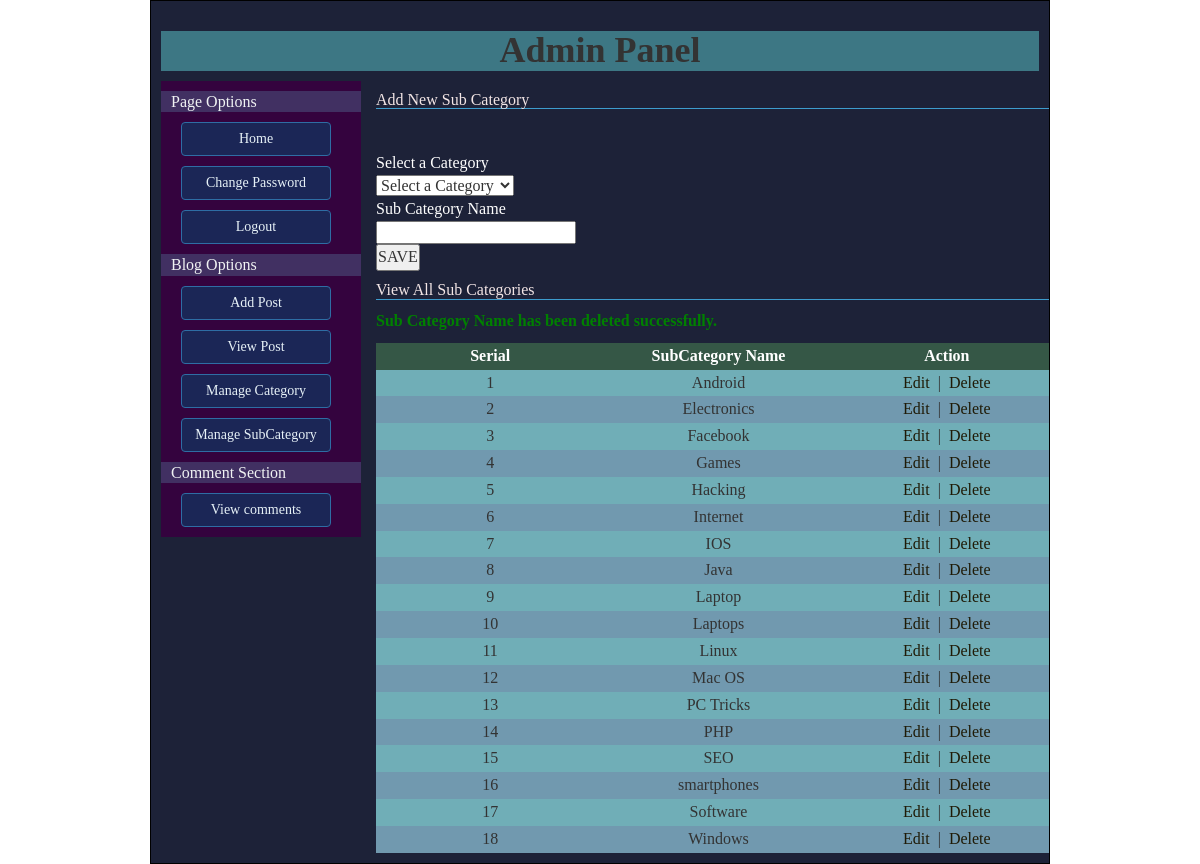
Page /admin/manage-subcategory.php?id=5 (signed in) on the committed database.
### tables this page shows
CREATE TABLE `sub_category` (
  `id` int(11) NOT NULL,
  `sub_cat_name` varchar(255) NOT NULL,
  `cat_id` int(11) NOT NULL
);

### admin/manage-subcategory.php (the view, shortened to what this page needs)
<?php
if (isset($_REQUEST['id'])) {
    $success_message2 = "Sub Category Name has been deleted successfully.";
}
?>
<?php include("header.php"); ?>
<h2>Add New Sub Category</h2>
<p>&nbsp;</p>
<form action="" method="post">
    <table class="tbl1">
        <tr><td style="color: #ffffff">Select a Category</td></tr>
        <tr>
            <td>
                <select name="cat_id">
                    <option value="">Select a Category</option>
                </select>
            </td>
        </tr>
        <tr>
            <td style="color: #ffffff">Sub Category Name</td>
        </tr>
        <tr>
            <td><input class="short" type="text" name="sub_cat_name"></td>
        </tr>
        <tr>
            <td><input type="submit" value="SAVE" name="form1"></td>
        </tr>
    </table>
</form>
<h2>View  All Sub Categories</h2>
<?php
if (isset($success_message2)) {
    echo "<div class='success'>" . $success_message2 . "</div>";
}
?>
<table class="tbl2" width="100%">
    <tr>
        <th width="20%" style="text-align: center">Serial</th>
        <th width="20%" style="text-align: center">SubCategory Name</th>
        <th width="20%" style="text-align: center">Action</th>
    </tr>
    <?php
    $i = 0;
    $statement = $db->prepare("SELECT * FROM sub_category ORDER BY sub_cat_name ASC");
    $statement->execute();
    $result = $statement->fetchAll(PDO::FETCH_ASSOC);
    foreach ($result as $row) {
        $i++;
        ?>
        <tr>
            <td><?php echo $i; ?></td>
            <td><?php echo $row['sub_cat_name']; ?></td>
            <td>
                <a class="fancybox" href="#inline<?php echo $i; ?>">Edit</a>
                &nbsp;|&nbsp;
                <a onclick='return confirmDelete();' href="manage-subcategory.php?id=<?php echo $row['id']; ?>">Delete</a></td>
        </tr>
        <?php
    }
    ?>
</table>
<?php include("footer.php"); ?>

### css/style-admin.css (style rules this page uses)
* { padding: 0; margin: 0; }
body, input, textarea, select { font-family: 'Times New Roman', arial; font-size: 16px; }
input[type='submit'] { cursor: pointer; }
input.short[type='text'], input.short[type='password'] { width: 200px; }
table.tbl1 { margin-top: 10px; }
table.tbl1 tr td input[type='text'] { height: 23px; line-height: 23px; }
table.tbl2 { margin-top: 10px; }
table.tbl2 tr th, table.tbl2 tr td { padding: 2px; }
table.tbl2 tr td { text-align: center; }
table.tbl2 tr th { background-color: #41714dad; color: #fff; }
table.tbl2 tr:nth-child(2n+1) td { background-color: #7199af; }
table.tbl2 tr:nth-child(2n) td { background-color: #70aeb7; }
table.tbl2 tr td a { color: #1f1a06; text-decoration: none; }
#content h2 { font-size: 16px; color: #f3e6e6; border-bottom: 1px solid #3d9ccd; margin-top: 10px; }
.success { color: green; font-weight: bold; }

### rows in the picture
sub_category: sub_cat_name "Android"
sub_category: sub_cat_name "Electronics"
sub_category: sub_cat_name "Facebook"
sub_category: sub_cat_name "Games"
sub_category: sub_cat_name "Hacking"
sub_category: sub_cat_name "Internet"
sub_category: sub_cat_name "IOS"
sub_category: sub_cat_name "Java"
sub_category: sub_cat_name "Laptop"
sub_category: sub_cat_name "Laptops"
sub_category: sub_cat_name "Linux"
sub_category: sub_cat_name "Mac OS"
sub_category: sub_cat_name "PC Tricks"
sub_category: sub_cat_name "PHP"
sub_category: sub_cat_name "SEO"
sub_category: sub_cat_name "smartphones"
sub_category: sub_cat_name "Software"
sub_category: sub_cat_name "Windows"

### other values in the picture
$success_message2 "Sub Category Name has been deleted successfully."
